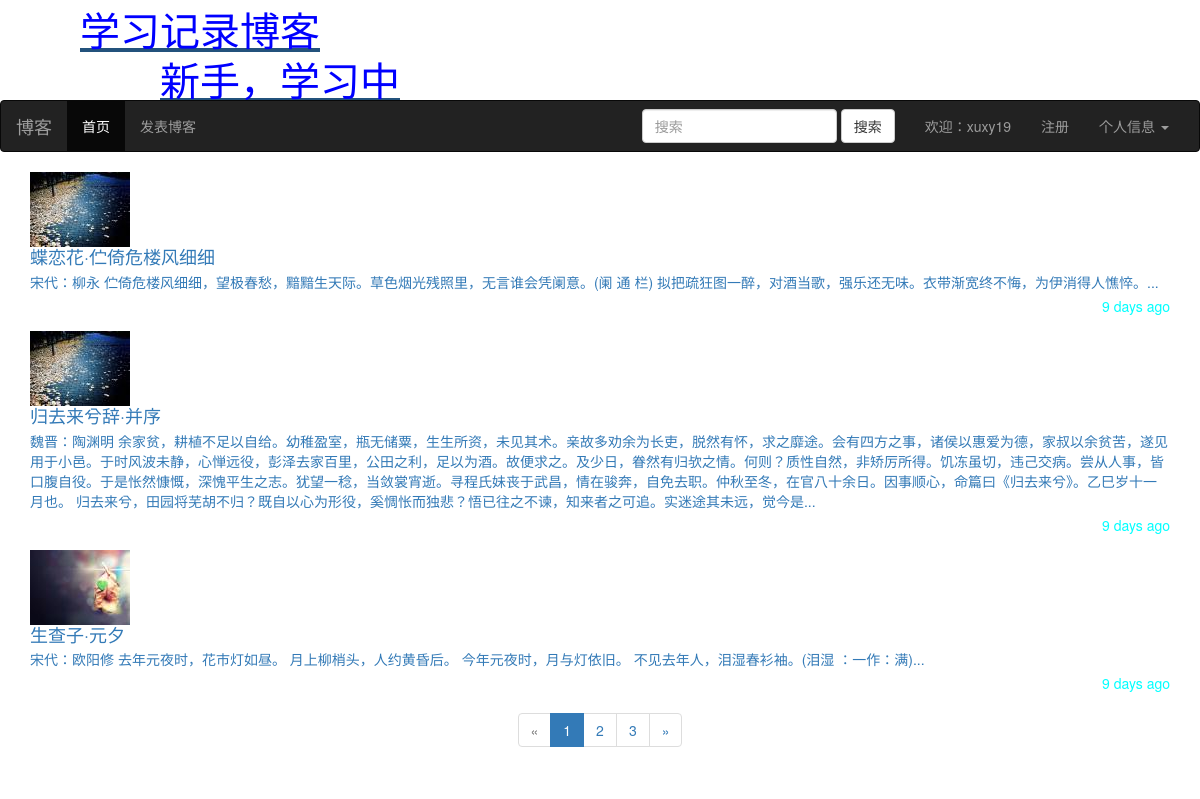
The page /search/ (signed in) on the database its author committed.
### app/models/user.py (models this page shows, shortened)
class User(UserMixin, db.Model, DB):
    id = db.Column(db.Integer, primary_key=True)
    username = db.Column(db.String(12), index=True)
    password_hash = db.Column(db.String(120))
    email = db.Column(db.String(50), index=True)
    age = db.Column(db.Integer, default=18)
    sex = db.Column(db.Boolean, default=True)
    timestamp = db.Column(db.DateTime, default=datetime.utcnow())  # 时间
    attention = db.Column(db.Text, default='0')
    icon = db.Column(db.String(70), default='default.jpg')
    confirm = db.Column(db.Boolean, default=False)  # 账号是否激活，默认未激活
    """
    posts 是当前user模型的关联属性，可以通过当前用户获取该用户发表的博客
    参数：
        Posts: 建立关联的模型
        backref: 给关联的模型添加字段属性 user
        lazy： 加载时机， 返回查询集，可以再次进行二次过滤：User.query+过滤器，如果
                不加lazy属性，则返回结果的列表
    """
    posts = db.relationship('Posts', backref='user', lazy='dynamic')
    comment = db.relationship(
        'Comment', backref='comment_user', lazy='dynamic')
    favorites = db.relationship('Posts', secondary='collections', backref=db.backref(
        'users', lazy='dynamic'), lazy='dynamic')
    @property
    def password(self):
        raise AttributeError('该属性不可读')

### app/models/posts.py (models this page shows)
class Posts(db.Model, DB):
    id = db.Column(db.Integer, primary_key=True)
    title = db.Column(db.String(50), index=True)
    article = db.Column(db.Text)
    pid = db.Column(db.Integer, default=0)  # 无限级分类，多级评论用，comment id
    path = db.Column(db.String(255), default='0,')
    visit = db.Column(db.Integer, default=0)  # 访问量
    timestamp = db.Column(db.DateTime, default=datetime.utcnow())  # 时间
    state = db.Column(db.Boolean, default=True)  # 是否设为他人可见
    uid = db.Column(db.Integer, db.ForeignKey('user.id'))  # 添加外键，可以通过博客获取作者，也可以通过作者查询博客
    comment = db.relationship('Comment', backref='post', lazy='dynamic')

### app/views/posts.py (the view)
@posts.route('/search/', methods=['POST', 'GET'])
def search():
    search_info = request.form.get('search', '')
    if not search_info:
        search_info = request.args.get('search', '')
    try:
        page = int(request.arges.get('search', 1))
    except:
        page = 1
    pagination = Posts.query.filter(or_(Posts.title.contains(search_info), Posts.article.contains(search_info)),
                                    Posts.pid == 0, Posts.state == True).order_by(Posts.timestamp.desc()).paginate(
        page, current_app.config['PAGE_NUM'], False)
    data = pagination.items
    return render_template('posts/search_detail.html', data=data, search_info=search_info, pagination=pagination)

### app/__init__.py (called while the page is built)
def add_filter(app):
    @app.template_filter()
    def showEllipsis(str, length=5):
        if len(str) > length:
            str = str[0:300] + '...'
        return str
    @app.template_filter()
    def replace_red(str, search_info):
        if str:
            str = str.replace(search_info, '<span style=color:red;>'+search_info+'</span>')
        return str

### app/models/user.py (called while the page is built)
@login_manager.user_loader  # 这个装饰器会自动查找最新的User对象
def user_loader(userid):
    return User.query.get(int(userid))

### app/templates/posts/search_detail.html (shortened to what this page needs)
{% extends'common/base.html' %}
{% block page_content %}
    {% for row in data %}
        <div class="media">
            <div class="media-left media-middle">
                <a href="#">
                    <img class="media-object" src="{{ url_for('static', filename='upload/'+row.user.icon, _external=True) }}" alt="...">
                </a>
            </div>
            <a href="{{ url_for('posts.posts_detail', id=row.id) }}">
                <div class="media-body">
                    <h4 class="media-heading">{{ row.title|replace_red(search_info)|safe }}</h4>
                    {{ row.article|striptags|showEllipsis|replace_red(search_info)|safe }}
                </div>
                </a>
                <br>
                <span style="float: right; font-size: 14px; color: aqua;">{{ moment(row.timestamp).fromNow() }}</span>
        </div>
    {% endfor %}
    {% from 'common/page_macro.html' import page_macro %}
    {{ page_macro('posts.search', pagination, search=search_info) }}
{% endblock %}

### app/templates/common/base.html (shortened to what this page needs)
{% extends 'bootstrap/base.html' %}
{% block navbar %}
        <a href="{{ url_for('main.index') }}">
        <div style="height: 50px; color: blue; font-size: 40px; margin-left: 80px">学习记录博客</div>
            <div style="font-size: 40px; height: 50px; color: blue; margin-left: 160px">新手，学习中</div></a>
    <nav class="navbar navbar-inverse">
        <div class="container-fluid">
            <div class="navbar-header">
                <a class="navbar-brand" href="#">博客</a>
            </div>
            <div class="collapse navbar-collapse" id="bs-example-navbar-collapse-1">
                <ul class="nav navbar-nav">
                    <li class="active"><a href="{{ url_for('main.index') }}">首页</a></li>
                    <li><a href="{{ url_for('posts.send_posts') }}">发表博客</a></li>
                </ul>
                <ul class="nav navbar-nav navbar-right">
                    <form class="navbar-form navbar-left" method="post" action="{{ url_for('posts.search') }}">
                        <div class="form-group">
                            <input type="text" class="form-control" placeholder="搜索" name="search">
                        </div>
                        <button type="submit" class="btn btn-default">搜索</button>
                    </form>
                    {% if current_user.is_authenticated %}
                        <li><a>欢迎：{{ current_user.username }}</a></li>
                    {% else %}
                        <li><a href="{{ url_for('user.login') }}">登陆</a></li>
                    {% endif %}
                    <li><a href="{{ url_for('user.register') }}">注册</a></li>
                    <li class="dropdown">
                        <a href="#" class="dropdown-toggle" data-toggle="dropdown" role="button"
                           aria-haspopup="true"
                           aria-expanded="false">个人信息 <span class="caret"></span></a>
                    </li>
                </ul>
            </div>
        </div>
    </nav>
{%- endblock navbar %}
{% block content %}
    <div class="container">
        {% block page_content %}
        {% endblock %}
    </div>
{% endblock %}

### rows shown on the page
User: username "xuxy19"
Posts: icon (placeholder picture), title "蝶 恋 花 · 伫 倚 危 楼 风 细 细", article|showEllipsis "宋 代 ： 柳 永 伫 倚 危 楼 风 细 细 ， 望 极 春 愁 ， 黯 黯 生 天 际 。 草 色 烟 光 残 照 里 ， 无 言 谁 会 凭 阑 意 。 ( 阑 通 栏 ) 拟 把 疏 狂 图 一 醉 ， 对 酒 当 歌 ， 强 乐 还 无 味 。 衣 带 渐 宽 终 不 悔 ， 为 伊 消 得 人 憔 悴 。 . . .", timestamp "9 days ago"
Posts: icon (placeholder picture), title "归 去 来 兮 辞 · 并 序", article|showEllipsis "魏 晋 ： 陶 渊 明 余 家 贫 ， 耕 植 不 足 以 自 给 。 幼 稚 盈 室 ， 瓶 无 储 粟 ， 生 生 所 资 ， 未 见 其 术 。 亲 故 多 劝 余 为 长 吏 ， 脱 然 有 怀 ， 求 之 靡 途 。 会 有 四 方 之 事 ， 诸 侯 以 惠 爱 为 德 ， 家 叔 以 余 贫 苦 ， 遂 见 用 于 小 邑 。 于 时 风 波 未 静 ， 心 惮 远 役 ， 彭 泽 去 家 百 里 ， 公 田 之 利 ， 足 以 为 酒 。 故 便 求 之 。 及 少 日 ， 眷 然 有 归 欤 之 情 。 何 则 ？ 质 性 自 然 ， 非 矫 厉 所 得 。 饥 冻 虽 切 ， 违 己 交 病 。 尝 从 人 事 ， 皆 口 腹 自 役 。 于 是 怅 然 慷 慨 ， 深 愧 平 生 之 志 。 犹 望 一 稔 ， 当 敛 裳 宵 逝 。 寻 程 氏 妹 丧 于 武 昌 ， 情 在 骏 奔 ， 自 免 去 职 。 仲 秋 至 冬 ， 在 官 八 十 余 日 。 因 事 顺 心 ， 命 篇 曰 《 归 去 来 兮 》 。 乙 巳 岁 十 一 月 也 。 归 去 来 兮 ， 田 园 将 芜 胡 不 归 ？ 既 自 以 心 为 形 役 ， 奚 惆 怅 而 独 悲 ？ 悟 已 往 之 不 谏 ， 知 来 者 之 可 追 。 实 迷 途 其 未 远 ， 觉 今 是 . . .", timestamp "9 days ago"
Posts: icon (picture), title "生 查 子 · 元 夕", article|showEllipsis "宋 代 ： 欧 阳 修 去 年 元 夜 时 ， 花 市 灯 如 昼 。 月 上 柳 梢 头 ， 人 约 黄 昏 后 。 今 年 元 夜 时 ， 月 与 灯 依 旧 。 不 见 去 年 人 ， 泪 湿 春 衫 袖 。 ( 泪 湿 ： 一 作 ： 满 ) . . .", timestamp "9 days ago"

### other values the page prints
{{ page }} "1" "2" "3"
